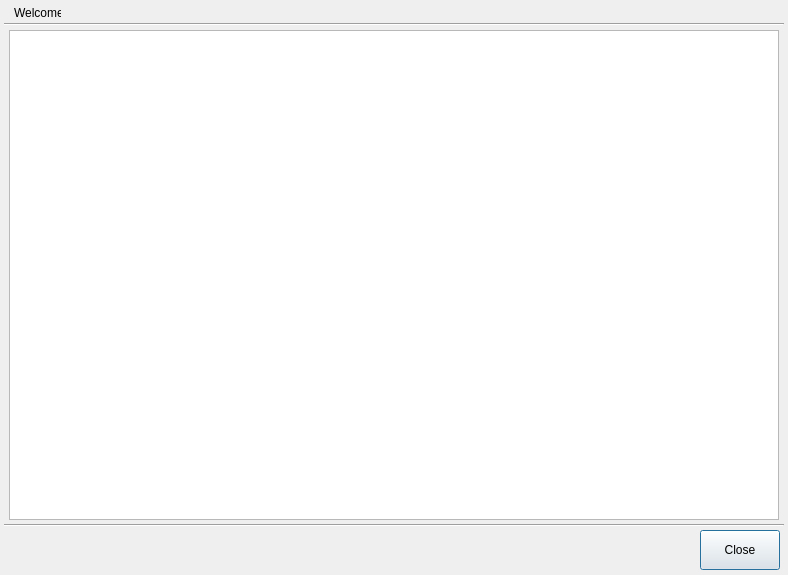
<?xml version="1.0" encoding="UTF-8"?>
<ui version="4.0">
	<class>OBsearch</class>
	<widget class="QDialog" name="OBsearch">
		<property name="geometry">
			<rect>
				<x>0</x>
				<y>0</y>
				<width>788</width>
				<height>575</height>
			</rect>
		</property>
		<property name="windowTitle">
			<string>Search Outbound</string>
		</property>
		<widget class="QLabel" name="label">
			<property name="geometry">
				<rect>
					<x>14</x>
					<y>3</y>
					<width>47</width>
					<height>20</height>
				</rect>
			</property>
			<property name="text">
				<string>Welcome,</string>
			</property>
		</widget>
		<widget class="QLabel" name="userlbl">
			<property name="geometry">
				<rect>
					<x>64</x>
					<y>3</y>
					<width>190</width>
					<height>20</height>
				</rect>
			</property>
			<property name="text">
				<string/>
			</property>
		</widget>
		<widget class="Line" name="line">
			<property name="geometry">
				<rect>
					<x>4</x>
					<y>23</y>
					<width>780</width>
					<height>3</height>
				</rect>
			</property>
			<property name="orientation">
				<enum>Qt::Horizontal</enum>
			</property>
		</widget>
		<widget class="QTableView" name="tableView">
			<property name="geometry">
				<rect>
					<x>9</x>
					<y>30</y>
					<width>770</width>
					<height>490</height>
				</rect>
			</property>
		</widget>
		<widget class="Line" name="line_2">
			<property name="geometry">
				<rect>
					<x>4</x>
					<y>524</y>
					<width>780</width>
					<height>3</height>
				</rect>
			</property>
			<property name="orientation">
				<enum>Qt::Horizontal</enum>
			</property>
		</widget>
		<widget class="QPushButton" name="closebtn">
			<property name="geometry">
				<rect>
					<x>700</x>
					<y>530</y>
					<width>80</width>
					<height>40</height>
				</rect>
			</property>
			<property name="text">
				<string>Close</string>
			</property>
		</widget>
	</widget>
	<resources/>
	<connections/>
</ui>
